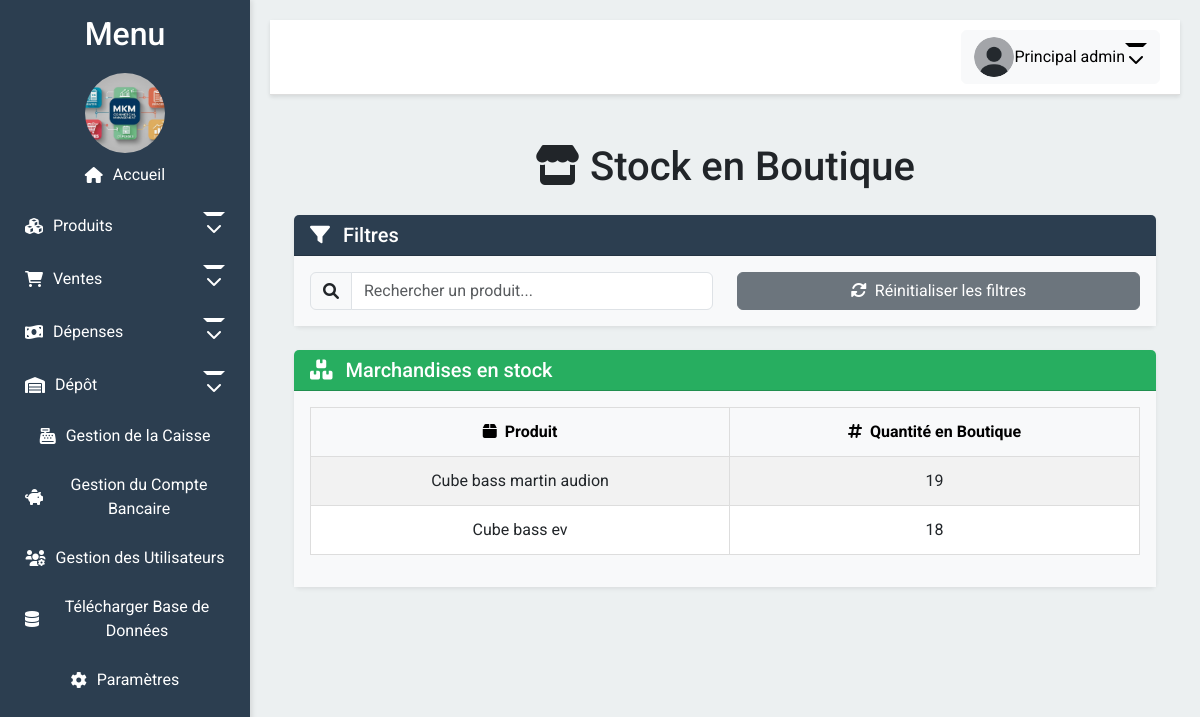
Before: /stock_boutique (signed in) with the older database file.
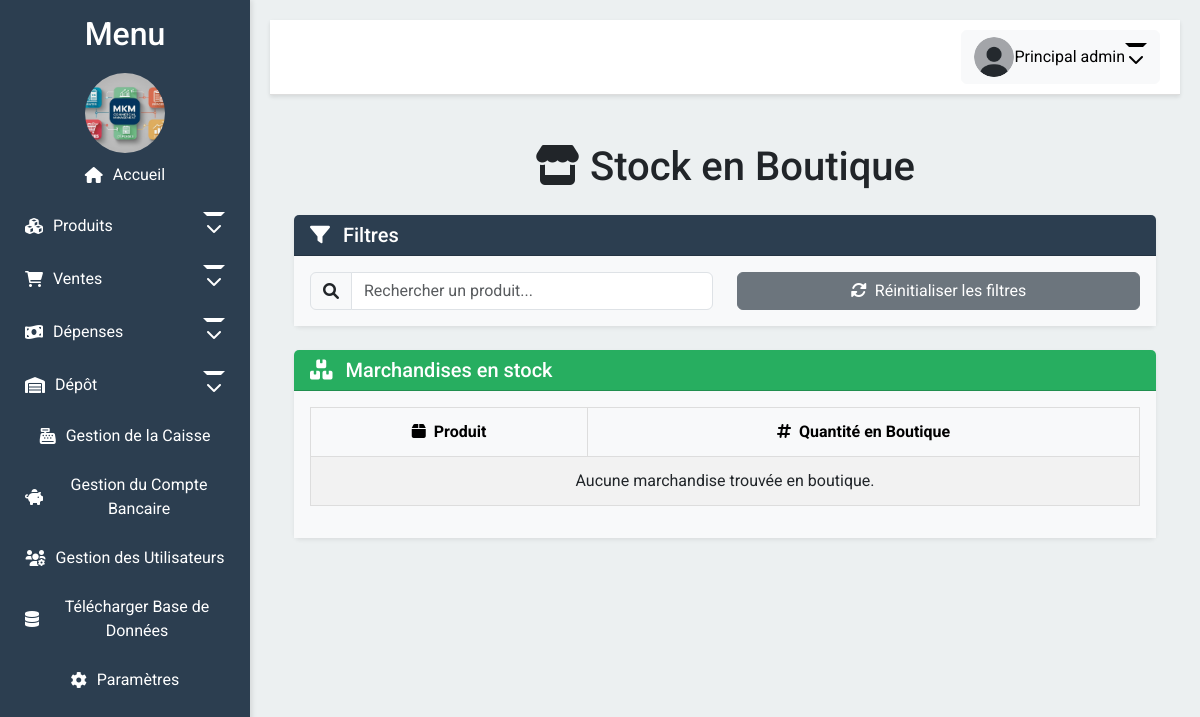
After: the same page with the newer database file.
### app/models.py (models this page shows, shortened)
class Produits(db.Model):
    __tablename__ = 'produits'  # Ajoutez aussi pour les autres modèles pour être cohérent
    id = db.Column(db.Integer, primary_key=True)
    nom = db.Column(db.String(100), nullable=False)
    description = db.Column(db.String(200))
    prix = db.Column(db.Float, nullable=False)
    prix_achat = db.Column(db.Float, nullable=False)
    quantite = db.Column(db.Integer, nullable=False)
    quantite_depot = db.Column(db.Integer, default=0)
    en_route = db.Column(db.Integer, default=0)

### app/routes.py (the view)
@bp.route('/stock_boutique')
@login_required
@permission_required('voir_stock_boutique')
def stock_boutique():
    produits = Produits.query.filter(Produits.quantite > 0).all()
    return render_template('stock_boutique.html', produits=produits)

### app/models.py (called while the page is built)
    def is_admin(self):
        return self.role == 'admin'

    def has_permission(self, permission):
        if self.is_admin():
            return True
        return self.permissions and permission in self.permissions

### app/routes.py (called while the page is built)
def permission_required(permission):
    def decorator(f):
        @wraps(f)
        def decorated_function(*args, **kwargs):
            if not current_user.has_permission(permission):
                flash("Accès refusé. Vous n'avez pas les permissions nécessaires.", 'danger')
                return redirect(url_for('routes.index'))
            return f(*args, **kwargs)
        return decorated_function
    return decorator

@login_manager.user_loader
def load_user(user_id):
    return User.query.get(int(user_id))

### app/templates/stock_boutique.html (shortened to what this page needs)
{% extends "layout.html" %}
{% block content %}
<div class="container">
    <h1 class="mt-5 text-center"><i class="fas fa-store"></i> Stock en Boutique</h1>
    <div class="card mt-4 shadow-sm border-0">
        <div class="card-header text-white" style="background-color: #2C3E50;">
            <h5 class="card-title mb-0"><i class="fas fa-filter me-2"></i> Filtres</h5>
        </div>
        <div class="card-body" style="background-color: #F8F9FA;">
            <div class="row">
                <div class="col-md-6">
                    <div class="input-group">
                        <span class="input-group-text"><i class="fas fa-search"></i></span>
                        <input type="text" id="searchProduit" class="form-control" placeholder="Rechercher un produit...">
                    </div>
                </div>
                <div class="col-md-6">
                    <button id="resetFilters" class="btn btn-secondary w-100">
                        <i class="fas fa-sync-alt me-2"></i>Réinitialiser les filtres
                    </button>
                </div>
            </div>
        </div>
    </div>
    <div class="card mt-4 shadow-sm border-0">
        <div class="card-header text-white" style="background-color: #27AE60;">
            <h5 class="card-title mb-0"><i class="fas fa-boxes me-2"></i> Marchandises en stock</h5>
        </div>
        <div class="card-body" style="background-color: #F8F9FA;">
            <div class="table-responsive">
                <table class="table table-hover table-striped">
                    <thead class="table-light">
                        <tr>
                            <th class="text-center"><i class="fas fa-box me-2"></i>Produit</th>
                            <th class="text-center"><i class="fas fa-hashtag me-2"></i>Quantité en Boutique</th>
                        </tr>
                    </thead>
                    <tbody id="stockTableBody">
                        {% if produits %}
                            {% for produit in produits %}
                            <tr>
                                <td class="text-center">{{ produit.nom }}</td>
                                <td class="text-center">{{ produit.quantite }}</td>
                            </tr>
                            {% endfor %}
                        {% else %}
                            <tr>
                                <td colspan="2" class="text-center">Aucune marchandise trouvée en boutique.</td>
                            </tr>
                        {% endif %}
                    </tbody>
                </table>
            </div>
        </div>
    </div>
</div>
{% endblock %}

Changed rows visible on the page:
removed Produits: nom "Cube bass martin audion", quantite "19"
removed Produits: nom "Cube bass ev", quantite "18"
Other visible differences:
text now shown: "Aucune marchandise trouvée en boutique."
